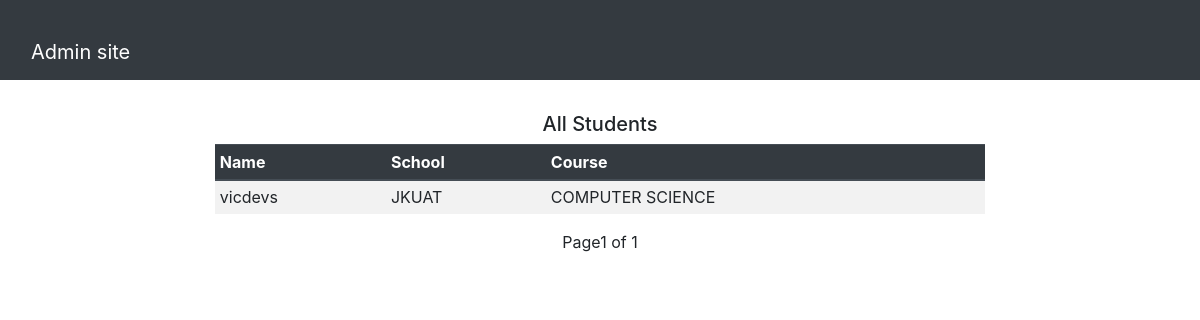
Page /portaladmin/students/?page=2 (signed in) on the earlier database version.
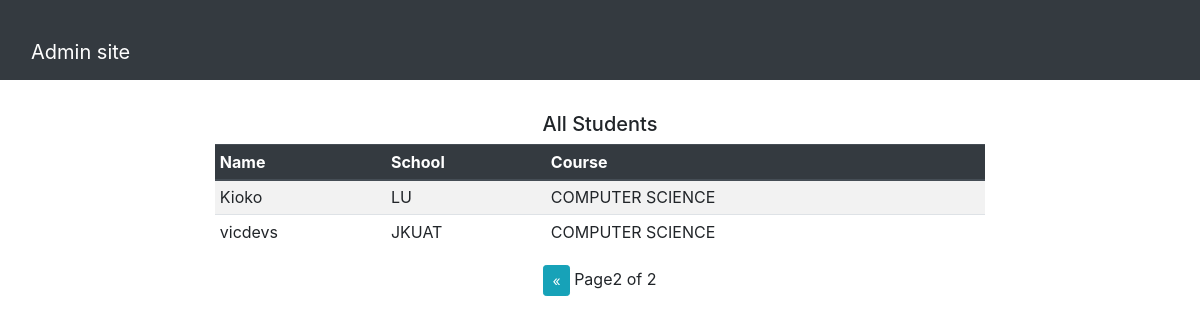
Same page on the later database version.
### openings/models.py (models this page shows, shortened)
class Student(models.Model):
    user = models.OneToOneField(User, on_delete=models.CASCADE)
    school = models.ForeignKey(School, on_delete=models.CASCADE, null=True)
    course = models.CharField(max_length=100, null=True )
    transcript = models.FileField(upload_to=file_path,null=True)

class User(AbstractUser):
    is_student = models.BooleanField(default=False)
    is_company = models.BooleanField(default=False)
    is_school = models.BooleanField(default=False)
    first_name = models.CharField(max_length=100)
    last_name = models.CharField(max_length=100)
    official_name = models.CharField(max_length=100, null=True, default="school")
    email = models.CharField(max_length=100, null=True)

class School(models.Model):
    user = models.OneToOneField(User, on_delete=models.CASCADE)
    reg_no = models.CharField(max_length=100, null=True, unique=True)
    def __str__(self):
        return self.user.username

### openings/views.py (the view)
# urls.py: path('portaladmin/students/',  admin_students, name="admin_students"),
@login_required
def admin_students(request):
    if request.user.is_staff:
        student_list = Student.objects.all().order_by('-id')
        page = request.GET.get('page', 1)
        paginator = Paginator(student_list, 15)
        try:
            students = paginator.page(page)
        except PageNotAnInteger:
            students = paginator.page(1)
        except EmptyPage:
            students = paginator.page(paginator.num_pages)
        context = {
            'students':students,
        }
    return render(request, 'admin-students.html', context)

### templates/admin-students.html (shortened to what this page needs)
{% extends 'base.html' %}
{% block content %}
<nav class="navbar navbar-dark bg-dark ">
    <div class="container-fluid mt-4">
      <a class="navbar-brand" href="{% url 'portaladmin' %}">Admin site</a>
    </div>
  </nav>
    <div class="container-fluid mt-4">
        <div class="row ">
            <div class="col-md-2"></div>
            <div class="col-md-8">
                <div class="table-responsive">
                    <h5 class="text-center mt-2 mb-2">All Students</h5>
                    <table class="table table-sm table-striped table-hover">
                      <thead class=" thead-dark">
                        <tr>
                          <th scope="col">Name</th>
                          <th scope="col">School</th>
                          <th scope="col">Course</th>
                        </tr>
                      </thead>
                      <tbody>
                        {% for student in students %}
                          <tr>
                              <td>{{student.user.username}}</td>
                              <td>{{student.school}}</td>
                              <td>{{student.course}}</td>
                              </tr>
                        {% endfor %}
                      </tbody>
                      </table>
                    </div>
                        <div class="pagination align-items-center justify-content-center">
                          <span class="step-links">
                              {% if students.has_previous %}
                                  <a class="btn btn-info btn-sm" href="?page={{ students.previous_page_number }}">&laquo;</a>
                              {% endif %}
                              <span class="current">
                                   Page{{ students.number }} of {{ students.paginator.num_pages }}
                              </span>
                          </span>
                      </div>
            </div>
            <div class="col-md-2"></div>
        </div>
    </div>
{% endblock %}

Differences in the rows shown:
added Student: user.username "Kioko", school "LU", course "COMPUTER SCIENCE"
Other differences:
{{ students.number }}: "1" → "2"
{{ students.paginator.num_pages }}: "1" → "2"
